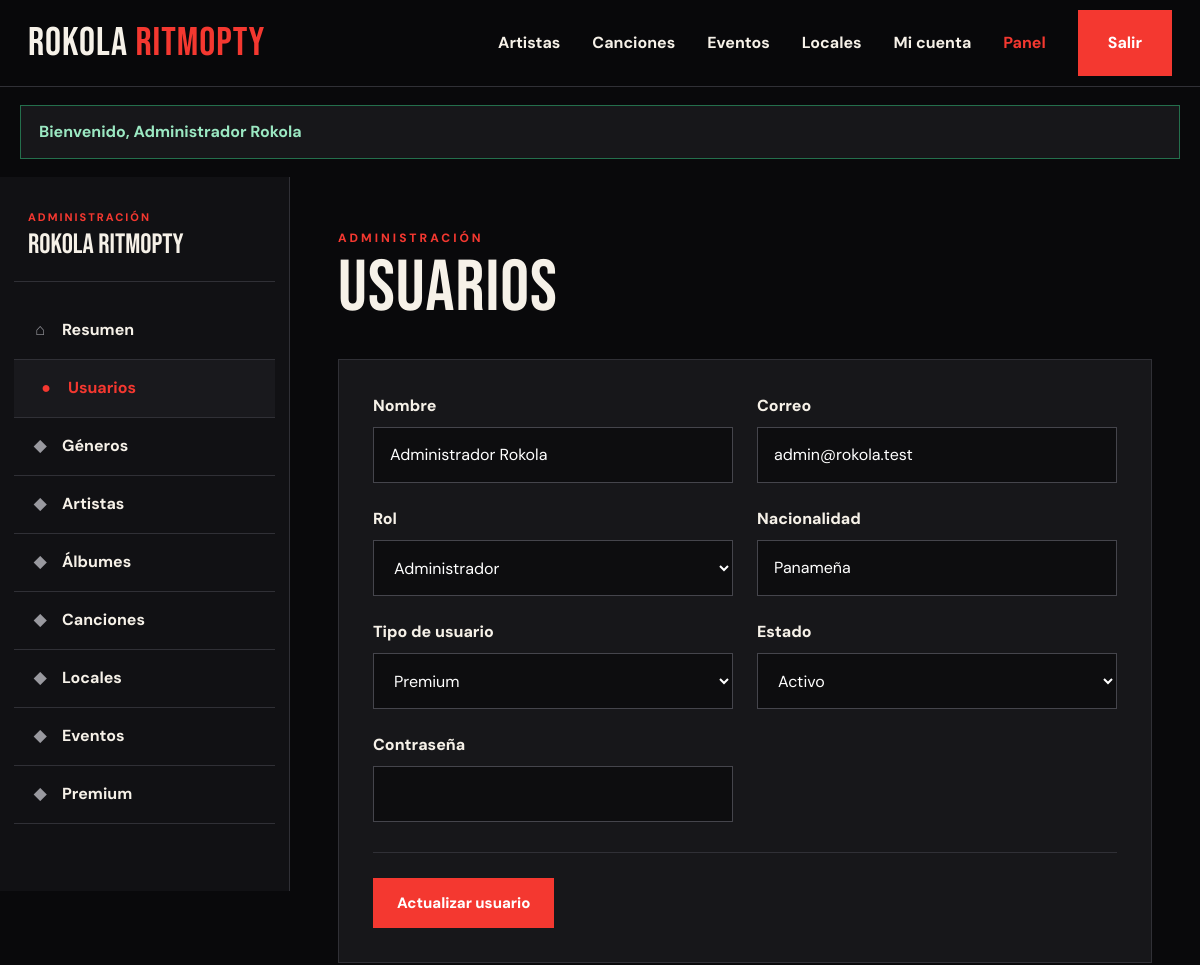
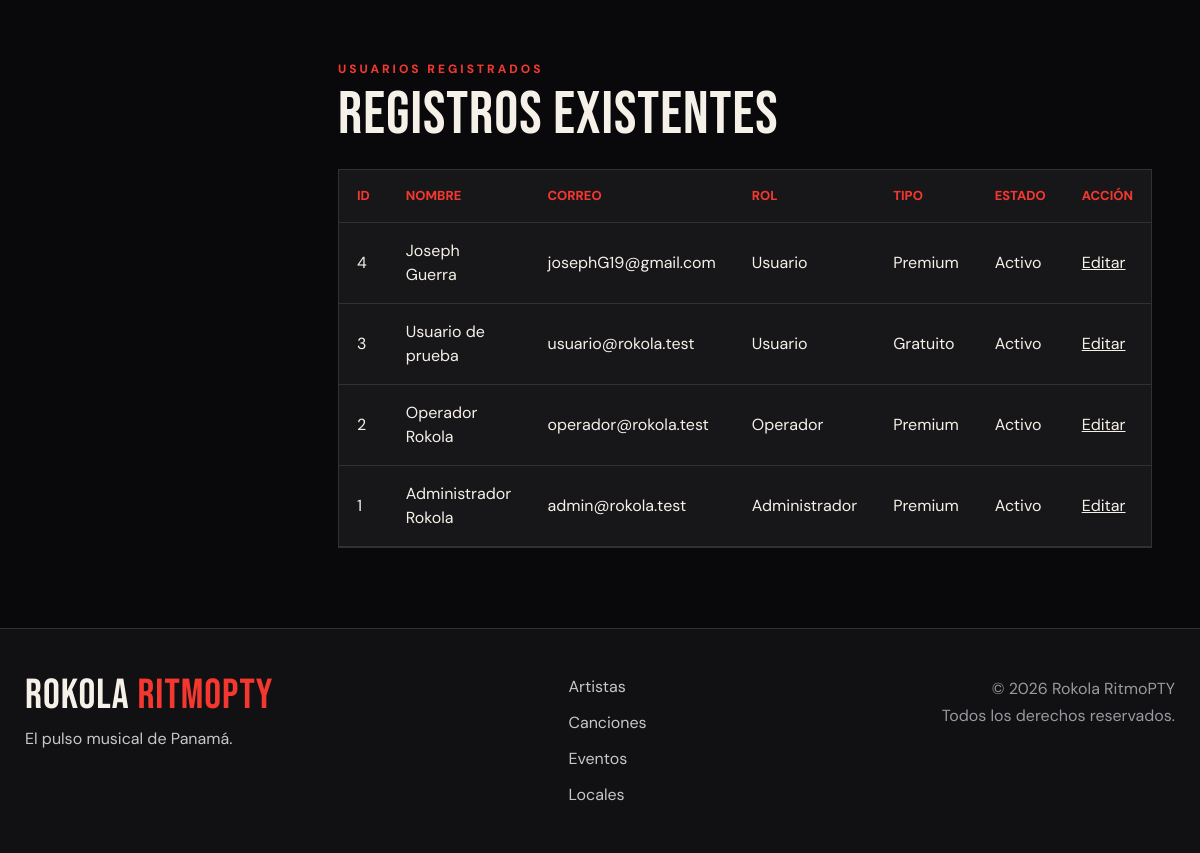
Screenshot of /RokolaRitmoPTY/public/admin/usuarios?edit=1 (signed in) with the database file from the repository (2 pictures, top to bottom).
### tables this page shows
CREATE TABLE IF NOT EXISTS `usuarios` (
  `id` int UNSIGNED NOT NULL AUTO_INCREMENT,
  `rol_id` int UNSIGNED NOT NULL,
  `nombre` varchar(120) NOT NULL,
  `correo` varchar(150) NOT NULL,
  `password` varchar(255) NOT NULL,
  `nacionalidad` varchar(100) DEFAULT 'Panameña',
  `tipo_usuario` enum('gratuito','premium') NOT NULL DEFAULT 'gratuito',
  `estado` tinyint(1) NOT NULL DEFAULT '1',
  `creado_en` timestamp NOT NULL DEFAULT CURRENT_TIMESTAMP,
  `actualizado_en` timestamp NOT NULL DEFAULT CURRENT_TIMESTAMP ON UPDATE CURRENT_TIMESTAMP,
  PRIMARY KEY (`id`),
  UNIQUE KEY `correo` (`correo`),
  KEY `idx_usuarios_rol` (`rol_id`),
  KEY `idx_usuarios_estado` (`estado`),
  KEY `idx_usuarios_tipo` (`tipo_usuario`)
);

CREATE TABLE IF NOT EXISTS `roles` (
  `id` int UNSIGNED NOT NULL AUTO_INCREMENT,
  `nombre` varchar(50) NOT NULL,
  `descripcion` varchar(255) DEFAULT NULL,
  `creado_en` timestamp NOT NULL DEFAULT CURRENT_TIMESTAMP,
  PRIMARY KEY (`id`),
  UNIQUE KEY `nombre` (`nombre`)
);

### app/Core/Controller.php (called while the page is built, shortened)
<?php
abstract class Controller {
    protected function view(string $view,array $data=[]):void{$config=require dirname(__DIR__,2).'/config.php';extract($data,EXTR_SKIP);
    $file=dirname(__DIR__).'/Views/'.$view.'.php';if(!is_file($file))throw new \RuntimeException('Vista inexistente: '.$view);
    require dirname(__DIR__).'/Views/layouts/header.php';
    require $file;
    require dirname(__DIR__).'/Views/layouts/footer.php';
    }
}

### app/Controllers/AdminController.php (called while the page is built, shortened)
<?php
final class AdminController extends Controller
{
    public function users(?int $edit = null): void
    {
        $repository = new Repository();
        $db = $repository->db();
        $rows = $db->query(
            'SELECT
                u.*,
                r.nombre AS rol
             FROM usuarios u
             INNER JOIN roles r
                ON r.id = u.rol_id
             ORDER BY u.id DESC'
        )->fetchAll();
        $roles = $repository->all(
            'roles',
            'nombre ASC'
        );
        $record = $edit !== null
            ? $repository->find('usuarios', $edit)
            : null;
        $this->view(
            'admin/users',
            compact('rows', 'roles', 'record')
        );
    }
}

### config.php (called while the page is built)
<?php
return [
    'app_name' => 'Rokola RitmoPTY',
    'base_url' => '/RokolaRitmoPTY/public',
    'db' => [
        'host' => '127.0.0.1',
        'name' => 'rokola_ritmopty',
        'user' => 'root',
        'pass' => 'demo',
        'charset' => 'utf8mb4',
    ],
    'free_monthly_limit' => 20,
    'upload_dir' => __DIR__ . '/public/uploads',
];

### app/Config/Database.php (called while the page is built, shortened)
<?php
final class Database { private static ?PDO $pdo=null; public static function connection():PDO { if(self::$pdo)return self::$pdo; $c=require dirname(__DIR__,2).'/config.php';$d=$c['db']; try{ self::$pdo=new PDO("mysql:host={$d['host']};dbname={$d['name']};charset={$d['charset']}",$d['user'],$d['pass'],[PDO::ATTR_ERRMODE=>PDO::ERRMODE_EXCEPTION,PDO::ATTR_DEFAULT_FETCH_MODE=>PDO::FETCH_ASSOC,PDO::ATTR_EMULATE_PREPARES=>false]); return self::$pdo;}catch(PDOException $e){http_response_code(500);exit('Error de conexión MySQL: '.htmlspecialchars($e->getMessage()));}}}

### app/Models/Repository.php (called while the page is built, shortened)
<?php
final class Repository
{
    private PDO $db;
    public function __construct()
    {
        $this->db = Database::connection();
    }
    public function all(
        string $table,
        string $order = 'id DESC'
    ): array {
        return $this->db
            ->query("SELECT * FROM `{$table}` ORDER BY {$order}")
            ->fetchAll();
    }
    public function find(
        string $table,
        int $id
    ): ?array {
        $statement = $this->db->prepare(
            "SELECT * FROM `{$table}` WHERE id = ?"
        );
        $statement->execute([$id]);
        return $statement->fetch() ?: null;
    }
}

### app/Views/admin/users.php (the view, shortened to what this page needs)
<?php
$escape = static function (mixed $value): string {
    return htmlspecialchars(
        (string)$value,
        ENT_QUOTES,
        'UTF-8'
    );
};
?>
<div class="admin-layout">
    <?php require __DIR__ . '/nav.php'; ?>
    <section class="admin-content">
        <div class="admin-heading">
            <div>
                <span class="admin-eyebrow">
                    Administración
                </span>
                <h1>Usuarios</h1>
            </div>
        </div>
        <form
            class="panel admin-form"
            method="post"
            action="<?= $escape($config['base_url']) ?>/admin/usuarios/guardar"
        >
            <div class="admin-form-grid">
                <label class="form-field">
                    <span>Nombre</span>
                    <input
                        type="text"
                        name="nombre"
                        value="<?= $escape($record['nombre'] ?? '') ?>"
                        required
                    >
                </label>
                <label class="form-field">
                    <span>Correo</span>
                    <input
                        type="email"
                        name="correo"
                        value="<?= $escape($record['correo'] ?? '') ?>"
                        required
                    >
                </label>
                <label class="form-field">
                    <span>Rol</span>
                    <select name="rol_id" required>
                        <?php foreach ($roles as $role): ?>
                            <option
                                value="<?= (int)$role['id'] ?>"
                                <?= (int)($record['rol_id'] ?? 3)
                                    === (int)$role['id']
                                    ? 'selected'
                                    : '' ?>
                            >
                                <?= $escape($role['nombre']) ?>
                            </option>
                        <?php endforeach; ?>
                    </select>
                </label>
                <label class="form-field">
                    <span>Nacionalidad</span>
                    <input
                        type="text"
                        name="nacionalidad"
                        value="<?= $escape(
                            $record['nacionalidad']
                            ?? 'Panameña'
                        ) ?>"
                    >
                </label>
                <label class="form-field">
                    <span>Tipo de usuario</span>
                    <select name="tipo_usuario" required>
                        <option
                            value="premium"
                            <?= ($record['tipo_usuario'] ?? '')
                                === 'premium'
                                ? 'selected'
                                : '' ?>
                        >
                            Premium
                        </option>
                    </select>
                </label>
                <label class="form-field">
                    <span>Estado</span>
                    <select name="estado" required>
                        <option
                            value="1"
                            <?= (int)($record['estado'] ?? 1) === 1
                                ? 'selected'
                                : '' ?>
                        >
                            Activo
                        </option>
                    </select>
                </label>
                <label class="form-field">
                    <span>Contraseña</span>
                    <input
                        type="password"
                        name="password"
                        <?= empty($record) ? 'required' : '' ?>
                    >
                </label>
            </div>
            <div class="admin-form-actions">
                <button class="btn" type="submit">
                    <?= empty($record)
                        ? 'Guardar usuario'
                        : 'Actualizar usuario' ?>
                </button>
            </div>
        </form>
        <div class="admin-list-heading">
            <div>
                <span class="admin-eyebrow">
                    Usuarios registrados
                </span>
                <h2>Registros existentes</h2>
            </div>
        </div>
        <div class="table-wrap">
            <table>
                <thead>
                    <tr>
                        <th>ID</th>
                        <th>Nombre</th>
                        <th>Correo</th>
                        <th>Rol</th>
                        <th>Tipo</th>
                        <th>Estado</th>
                        <th>Acción</th>
                    </tr>
                </thead>
                <tbody>
                    <?php foreach ($rows as $userRow): ?>
                        <tr>
                            <td>
                                <?= (int)$userRow['id'] ?>
                            </td>
                            <td>
                                <?= $escape($userRow['nombre']) ?>
                            </td>
                            <td>
                                <?= $escape($userRow['correo']) ?>
                            </td>
                            <td>
                                <?= $escape($userRow['rol']) ?>
                            </td>
                            <td>
                                <?= $userRow['tipo_usuario']
                                    === 'premium'
                                    ? 'Premium'
                                    : 'Gratuito' ?>
                            </td>
                            <td>
                                <?= (int)$userRow['estado'] === 1
                                    ? 'Activo'
                                    : 'Inactivo' ?>
                            </td>
                            <td>
                                <a
                                    href="?edit=<?= (int)$userRow['id'] ?>"
                                >
                                    Editar
                                </a>
                            </td>
                        </tr>
                    <?php endforeach; ?>
                </tbody>
            </table>
        </div>
    </section>
</div>

### public/assets/css/main.css (style rules this page uses)
:root { --bg: #09090b; --bg-alt: #101013; --panel: #17171a; --panel-hover: #1d1d21; --border: #303036; --border-light: #47474e; --text: #f6f1e8; --text-soft: #c7c7ca; --muted: #99999f; --red: #f43830; --red-dark: #c92c26; --red-soft: rgba(244, 56, 48, 0.14); --success: #9be8c2; --success-border: #246f4c; --danger: #ffadad; --danger-border: #7b3030; --font-heading: "Bebas Neue", sans-serif; --font-body: "DM Sans", sans-serif; --header-height: 86px; }
*, *::before, *::after { box-sizing: border-box; }
html { min-height: 100%; margin: 0; padding: 0; scroll-behavior: smooth; }
body { min-height: 100vh; margin: 0; padding: 0; overflow-x: hidden; background: var(--bg); color: var(--text); font-family: var(--font-body); font-size: 16px; line-height: 1.5; }
body, button, input, select, textarea { font-family: var(--font-body); }
a { color: inherit; }
button, input, select, textarea { font: inherit; }
button { cursor: pointer; }
h1, h2, h3, h4, p { margin-top: 0; }
h1, h2, h3 { font-family: var(--font-heading); font-weight: 400; letter-spacing: 1px; }
.panel { border: 1px solid var(--border); background: var(--panel); }
.btn { display: inline-flex; align-items: center; justify-content: center; min-height: 50px; border: 0; border-radius: 0; background: var(--red); color: #fff; padding: 12px 24px; font-size: 15px; font-weight: 800; line-height: 1; text-align: center; text-decoration: none; transition: background-color 0.2s ease, color 0.2s ease, transform 0.2s ease; }
.table-wrap { width: 100%; overflow-x: auto; border: 1px solid var(--border); }
.public-table, table { width: 100%; border-collapse: collapse; background: var(--panel); }
.public-table th, .public-table td, table th, table td { border-bottom: 1px solid var(--border); padding: 16px 18px; text-align: left; vertical-align: middle; }
.public-table th, table th { color: var(--red); font-size: 13px; font-weight: 800; text-transform: uppercase; }

### public/assets/css/admin.css (style rules this page uses)
:root { --admin-sidebar: 290px; --admin-bg: #09090b; --admin-panel: #17171a; --admin-panel-hover: #1d1d21; --admin-border: #303036; --admin-border-light: #45454c; --admin-text: #f6f1e8; --admin-muted: #99999f; --admin-red: #f43830; }
.admin-layout { display: grid; grid-template-columns: var(--admin-sidebar) minmax(0, 1fr); align-items: start; width: 100%; min-height: calc(100vh - var(--header-height)); margin: 0; background: var(--admin-bg); }
.admin-content { width: 100%; min-width: 0; padding: 48px clamp(30px, 4vw, 68px) 80px; }
.admin-heading { display: flex; align-items: flex-end; justify-content: space-between; gap: 24px; margin-bottom: 36px; }
.admin-heading h1 { margin: 6px 0 0; font-size: clamp(56px, 6vw, 78px); line-height: 0.95; }
.admin-eyebrow { color: var(--admin-red); font-size: 12px; font-weight: 800; letter-spacing: 3px; text-transform: uppercase; }
.admin-form { width: 100%; margin-bottom: 50px; border: 1px solid var(--admin-border); background: var(--admin-panel); padding: 34px; }
.admin-form-grid { display: grid; grid-template-columns: repeat(12, minmax(0, 1fr)); gap: 24px; }
.form-field { grid-column: span 4; display: flex; flex-direction: column; gap: 9px; min-width: 0; }
.form-field > span { font-weight: 800; }
.admin-form input, .admin-form select, .admin-form textarea { width: 100%; min-width: 0; min-height: 56px; border: 1px solid var(--admin-border-light); background: #0d0d0f; color: #fff; padding: 14px 16px; outline: none; }
.admin-form-actions { display: flex; align-items: center; gap: 20px; margin-top: 30px; border-top: 1px solid var(--admin-border); padding-top: 25px; }
.admin-list-heading { display: flex; align-items: flex-end; justify-content: space-between; gap: 24px; margin: 58px 0 24px; }
.admin-list-heading h2 { margin: 5px 0 0; font-size: clamp(44px, 5vw, 62px); line-height: 1; }
@media (max-width: 1250px) { .form-field { grid-column: span 6; } }

### rows the page displays
usuarios: nombre "Administrador Rokola", correo "admin@rokola.test", rol_id "Administrador", nacionalidad "Panameña", tipo_usuario "Premium", estado "Activo", id "1", rol.nombre "Administrador"
usuarios: id "4", nombre "Joseph Guerra", correo "josephG19@gmail.com", rol.nombre "Usuario", tipo_usuario "Premium", estado "Activo"
usuarios: id "3", nombre "Usuario de prueba", correo "usuario@rokola.test", rol.nombre "Usuario", tipo_usuario "Gratuito", estado "Activo"
usuarios: id "2", nombre "Operador Rokola", correo "operador@rokola.test", rol.nombre "Operador", tipo_usuario "Premium", estado "Activo"

### other values shown
$flashMessage "Bienvenido, Administrador Rokola"
$label "Géneros"
$label "Artistas"
$label "Álbumes"
$label "Canciones"
$label "Locales"
$label "Eventos"
$label "Premium"
